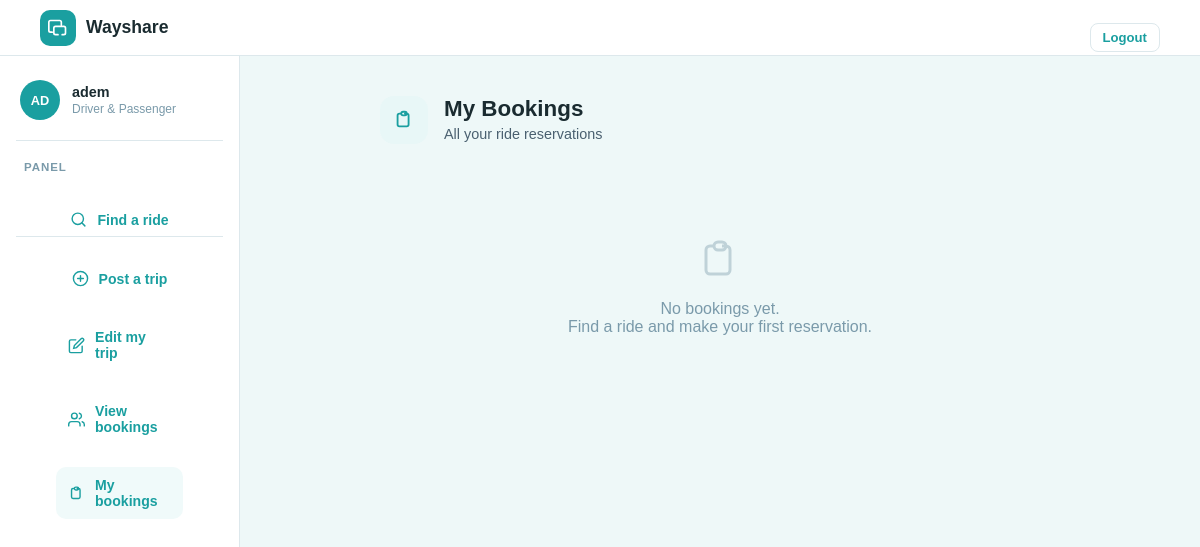
Page /myBookings.php (signed in) on the earlier database version.
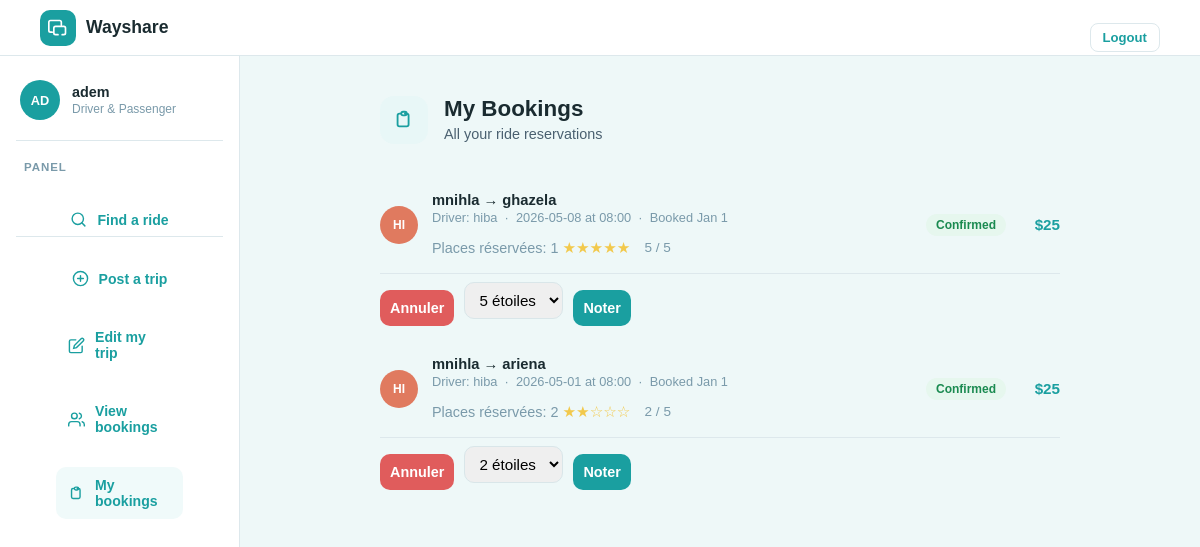
Same page on the later database version.
### tables this page shows
CREATE TABLE users (
    id INTEGER PRIMARY KEY AUTOINCREMENT,
    name TEXT,
    email TEXT UNIQUE,
    password TEXT
, phone TEXT);

CREATE TABLE bookings (
    id INTEGER PRIMARY KEY AUTOINCREMENT,
    user_id INTEGER,
    ride_id INTEGER, created_at TEXT, seats INTEGER DEFAULT 1, rating INTEGER DEFAULT NULL,
    FOREIGN KEY(user_id) REFERENCES users(id),
    FOREIGN KEY(ride_id) REFERENCES rides(id)
);

CREATE TABLE rides (
    id INTEGER PRIMARY KEY AUTOINCREMENT,
    driver_id INTEGER,
    departure TEXT,
    destination TEXT,
    date TEXT,
    seats INTEGER, departure_time TEXT, price REAL, notes TEXT,
    FOREIGN KEY(driver_id) REFERENCES users(id)
);

### public/myBookings.php (the view, shortened to what this page needs)
<?php
require '../config/db.php';
$user_id = $_SESSION['user_id'];
$bookings = [];
try {
    $stmt = $pdo->prepare("
        SELECT
            b.id as booking_id,
            b.created_at as booking_date,
            COALESCE(b.seats, 1) AS booked_seats,
            b.rating as booking_rating,
            r.id as ride_id,
            r.departure,
            r.destination,
            r.date,
            r.departure_time,
            r.price,
            u.name as driver_name,
            u.email as driver_email
        FROM bookings b
        JOIN rides r ON b.ride_id = r.id
        JOIN users u ON u.id = r.driver_id
        WHERE b.user_id = ?
        ORDER BY r.date DESC, b.created_at DESC
    ");
    $stmt->execute([$user_id]);
    $bookings = $stmt->fetchAll();
} catch (Exception $e) {
    $error = "Erreur lors de la récupération des réservations: " . $e->getMessage();
}
$stmt = $pdo->prepare("SELECT * FROM users WHERE id = ?");
$stmt->execute([$user_id]);
$user = $stmt->fetch();
?>
<!DOCTYPE html>
<html>
<head>
    <link rel="stylesheet" href="../assets/style.css">
</head>
<body>
  <nav>
    <a class="nav-logo" href="findRide.php">
      <div class="logo-icon"><svg viewBox="0 0 24 24"><path d="M5 17H3a2 2 0 01-2-2V5a2 2 0 012-2h11a2 2 0 012 2v3m-4 12H9m10 0h-2m2 0a2 2 0 002-2v-6a2 2 0 00-2-2H9a2 2 0 00-2 2v6a2 2 0 002 2m10 0h-2" stroke="white" stroke-width="2" stroke-linecap="round" stroke-linejoin="round" fill="none"/></svg></div>
      <span>Wayshare</span>
    </a>
    <div class="nav-right auth-footer" id="searchNavRight">
        <a href="logout.php" class="btn-logout">Logout</a>
    </div>
  </nav>
  <div class="app-layout">
    <aside class="driver-sidebar">
      <div class="sidebar-header">
        <div class="sidebar-avatar">
            <?= strtoupper(substr($user['name'], 0, 2)) ?>
        </div>
        <div>
          <div class="sidebar-name"><?= htmlspecialchars($user['name']) ?></div>
          <div class="sidebar-role">Driver &amp; Passenger</div>
        </div>
      </div>
      <div class="sidebar-section-label">Panel</div>
      <nav class="sidebar-nav">
        <div class="auth-footer">
            <a class="snav-item" href="findRide.php">
            <svg viewBox="0 0 24 24" stroke-width="2" fill="none" stroke-linecap="round"><circle cx="11" cy="11" r="8"/><path d="m21 21-4.35-4.35"/></svg>
            Find a ride
            </a>
        </div>
        <div class="auth-footer">
            <a class="snav-item" href="postRide.php">
            <svg viewBox="0 0 24 24" stroke-width="2" fill="none" stroke-linecap="round"><circle cx="12" cy="12" r="10"/><line x1="12" y1="8" x2="12" y2="16"/><line x1="8" y1="12" x2="16" y2="12"/></svg>
            Post a trip
            </a>
        </div>
        <div class="auth-footer">
            <a class="snav-item" href="myTrip.php">
            <svg viewBox="0 0 24 24" stroke-width="2" fill="none" stroke-linecap="round"><path d="M11 4H4a2 2 0 00-2 2v14a2 2 0 002 2h14a2 2 0 002-2v-7"/><path d="M18.5 2.5a2.121 2.121 0 013 3L12 15l-4 1 1-4 9.5-9.5z"/></svg>
            Edit my trip
            </a>
        </div>
        <div class="auth-footer">
            <a class="snav-item" href="viewbookings.php">
            <svg viewBox="0 0 24 24" stroke-width="2" fill="none" stroke-linecap="round"><path d="M17 21v-2a4 4 0 00-4-4H5a4 4 0 00-4 4v2"/><circle cx="9" cy="7" r="4"/><path d="M23 21v-2a4 4 0 00-3-3.87"/><path d="M16 3.13a4 4 0 010 7.75"/></svg>
            View bookings
            </a>
        </div>
        <div class="auth-footer">
            <a class="snav-item active" href="myBookings.php">
            <svg viewBox="0 0 24 24" stroke-width="2" fill="none" stroke-linecap="round"><path d="M9 5H7a2 2 0 00-2 2v10a2 2 0 002 2h8a2 2 0 002-2V7a2 2 0 00-2-2h-2M9 5a2 2 0 002 2h2a2 2 0 002-2M9 5a2 2 0 012-2h2a2 2 0 012 2"/></svg>
            My bookings
            </a>
        </div>
      </nav>
    </aside>
    <main class="panel-area">
      <div class="panel active">
        <div class="panel-inner">
          <div class="panel-title-row">
            <div class="panel-icon" style="background:#e8f7f7"><svg width="22" height="22" viewBox="0 0 24 24" stroke="#1a9fa0" stroke-width="2" fill="none" stroke-linecap="round"><path d="M9 5H7a2 2 0 00-2 2v10a2 2 0 002 2h8a2 2 0 002-2V7a2 2 0 00-2-2h-2M9 5a2 2 0 002 2h2a2 2 0 002-2M9 5a2 2 0 012-2h2a2 2 0 012 2"/></svg></div>
            <div>
              <h2>My Bookings</h2>
              <p>All your ride reservations</p>
            </div>
          </div>
          <?php if (empty($bookings)): ?>
            <div style="text-align:center;padding:60px 20px;color:var(--text-light);">
              <svg width="48" height="48" viewBox="0 0 24 24" stroke="currentColor" stroke-width="1.5" fill="none" style="margin-bottom:12px;opacity:0.4"><path d="M9 5H7a2 2 0 00-2 2v10a2 2 0 002 2h8a2 2 0 002-2V7a2 2 0 00-2-2h-2M9 5a2 2 0 002 2h2a2 2 0 002-2M9 5a2 2 0 012-2h2a2 2 0 012 2"/></svg>
              <p>No bookings yet.<br>Find a ride and make your first reservation.</p>
            </div>
          <?php else: ?>
            <div class="booking-list">
              <?php foreach ($bookings as $booking): ?>
              <div class="booking-row">
                <div class="bk-avatar" style="background:<?= ['#7c6fcd','#1a9fa0','#e07a5f','#3d405b','#81b29a'][crc32($booking['driver_name']) % 5] ?>">
                  <?= strtoupper(substr($booking['driver_name'], 0, 2)) ?>
                </div>
                <div class="bk-info">
                  <div class="bk-name">
                    <?= htmlspecialchars($booking['departure']) ?> → <?= htmlspecialchars($booking['destination']) ?>
                  </div>
                  <div class="bk-meta">
                    Driver: <?= htmlspecialchars($booking['driver_name']) ?> &nbsp;·&nbsp;
                    <?= htmlspecialchars($booking['date']) ?> at <?= htmlspecialchars($booking['departure_time']) ?> &nbsp;·&nbsp;
                    Booked <?= date('M j', strtotime($booking['booking_date'])) ?>
                  </div>
                  <div class="bk-extra" style="margin-top:8px;font-size:0.9rem;color:var(--text-light);">
                    Places réservées: <?= htmlspecialchars($booking['booked_seats']) ?>
                    <div class="rating-stars" style="margin-top:6px;">
                      <?= ($booking['booking_rating'] > 0)
                          ? str_repeat('★', (int)$booking['booking_rating']) . str_repeat('☆', 5 - (int)$booking['booking_rating'])
                          : '☆☆☆☆☆' ?>
                      <span class="rating-label" style="margin-left:8px;color:var(--text-light);font-size:0.85rem;">
                        <?= ($booking['booking_rating'] > 0) ? htmlspecialchars($booking['booking_rating']) . ' / 5' : 'Pas encore noté' ?>
                      </span>
                    </div>
                  </div>
                </div>
                <div class="bk-status confirmed">Confirmed</div>
                <div class="bk-amount">$<?= htmlspecialchars($booking['price']) ?></div>
              </div>
              <div class="booking-actions" style="display:flex;gap:10px;flex-wrap:wrap;margin-bottom:14px;">
                <form method="POST" style="margin:0;">
                  <button type="submit" class="btn-book" style="background:#e05c5c;">Annuler</button>
                </form>
                <form method="POST" style="margin:0;display:flex;align-items:center;gap:10px;">
                  <select name="rating" style="padding:8px 10px;border-radius:10px;border:1px solid #d9e6e9;font-size:0.95rem;">
                    <?php for ($star = 1; $star <= 5; $star++): ?>
                      <option value="<?= $star ?>" <?= ($booking['booking_rating'] == $star) ? 'selected' : '' ?>><?= $star ?> étoile<?= $star > 1 ? 's' : '' ?></option>
                    <?php endfor; ?>
                  </select>
                  <button type="submit" class="btn-book" style="background:#1a9fa0;">Noter</button>
                </form>
              </div>
              <?php endforeach; ?>
            </div>
          <?php endif; ?>
        </div>
      </div>
    </main>
  </div>
</body>
</html>

Differences in the rows shown:
added bookings: users.name "HI", ride.departure "mnihla", ride.destination "ghazela", users.name "hiba", ride.date "2026-05-08", ride.departure_time "08:00", created_at "Jan 1", booked_seats "1", rating "★★★★★", rating "5", ride.price "25", rating "5 étoiles"
added bookings: users.name "HI", ride.departure "mnihla", ride.destination "ariena", users.name "hiba", ride.date "2026-05-01", ride.departure_time "08:00", created_at "Jan 1", booked_seats "2", rating "★★", rating "☆☆☆", rating "2", ride.price "25", rating "2 étoiles"
Other differences:
text no longer shown: "No bookings yet. Find a ride and make your first reservation."
